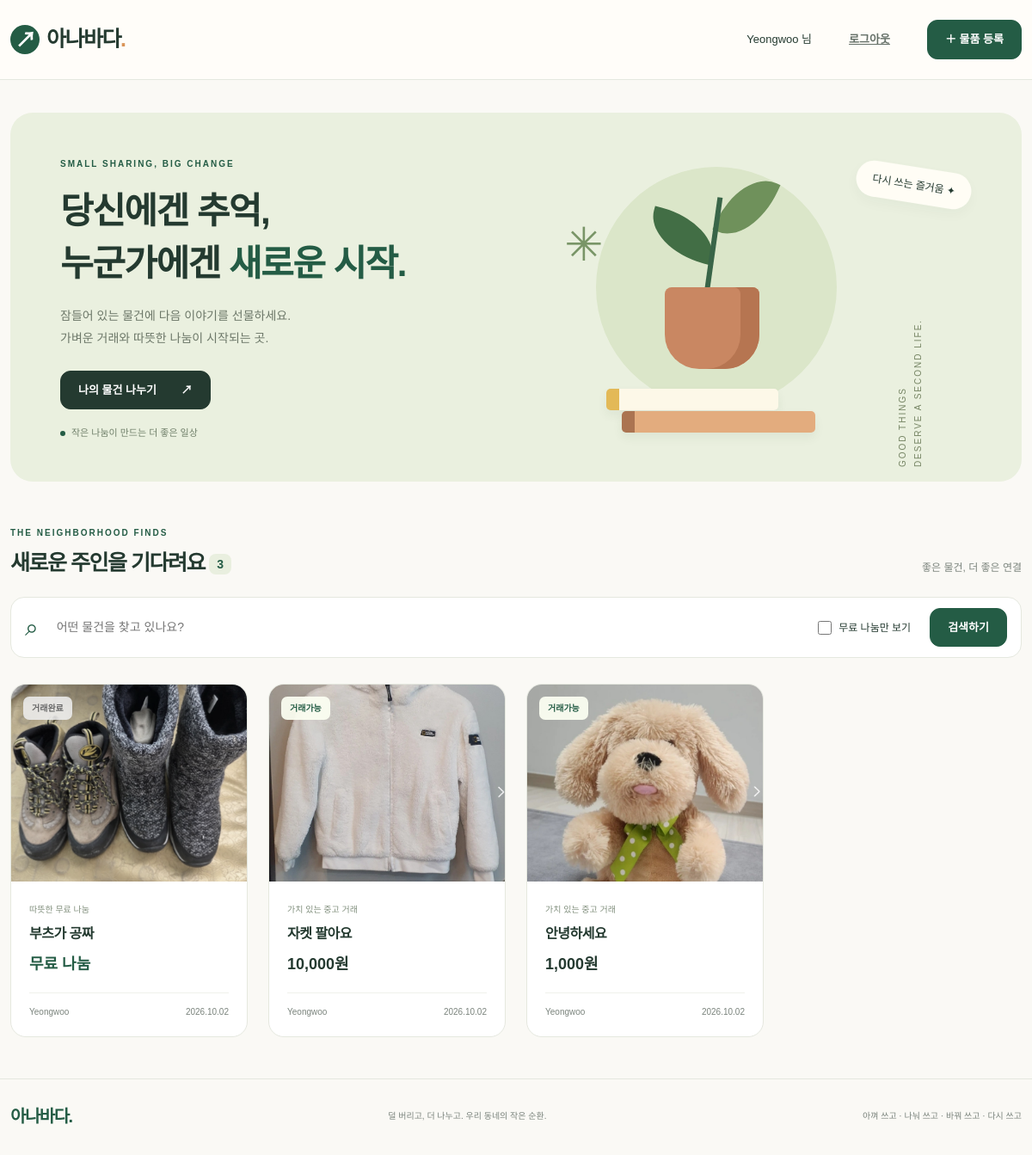
Screenshot of / (signed in) with the database file from the repository.
### models.py (models this page shows, shortened)
class User(UserMixin, db.Model):
    id = db.Column(db.Integer, primary_key=True)
    username = db.Column(db.String(40), unique=True, nullable=False)
    password_hash = db.Column(db.String(256), nullable=False)
    items = db.relationship('Item', back_populates='author')

class Item(db.Model):
    id = db.Column(db.Integer, primary_key=True)
    title = db.Column(db.String(100), nullable=False)
    description = db.Column(db.Text, nullable=False)
    price = db.Column(db.Integer, nullable=False, default=0)
    image_filename = db.Column(db.String(200))
    status = db.Column(db.String(20), nullable=False, default='거래가능')
    author_id = db.Column(db.Integer, db.ForeignKey('user.id'), nullable=False)
    author = db.relationship('User', back_populates='items')
    created_at = db.Column(db.DateTime, default=now, nullable=False)
    updated_at = db.Column(db.DateTime, default=now, onupdate=now, nullable=False)

### app.py (the view)
    @app.route('/')
    def index():
        q = request.args.get('q', '').strip()[:100]
        free = request.args.get('free') == '1'
        query = Item.query
        if q:
            escaped = q.replace('\\', '\\\\').replace('%', '\\%').replace('_', '\\_')
            query = query.filter(or_(Item.title.ilike(f'%{escaped}%', escape='\\'), Item.description.ilike(f'%{escaped}%', escape='\\')))
        if free:
            query = query.filter(Item.price == 0)
        pagination = query.order_by(Item.created_at.desc(), Item.id.desc()).paginate(page=request.args.get('page', 1, type=int), per_page=12, error_out=False)
        return render_template('index.html', items=pagination.items, pagination=pagination, q=q, free=free)

### templates/index.html (shortened to what this page needs)
{% extends 'base.html' %}
{% block content %}
<section class="hero">
  <div class="hero-copy"><span class="eyebrow">SMALL SHARING, BIG CHANGE</span><h1>당신에겐 추억,<br>누군가에겐 <em>새로운 시작.</em></h1><p>잠들어 있는 물건에 다음 이야기를 선물하세요.<br>가벼운 거래와 따뜻한 나눔이 시작되는 곳.</p><a class="btn btn-dark" href="{{ url_for('item_form') }}">나의 물건 나누기 <span>↗</span></a><div class="hero-note"><span class="mini-dot"></span> 작은 나눔이 만드는 더 좋은 일상</div></div>
  <div class="hero-art" aria-hidden="true"><div class="orbit"></div><span class="art-tag">다시 쓰는 즐거움 ✦</span><div class="plant"><div class="leaf leaf-one"></div><div class="leaf leaf-two"></div><div class="stem"></div><div class="pot"></div></div><div class="book book-one"></div><div class="book book-two"></div><div class="art-caption">GOOD THINGS<br>DESERVE A SECOND LIFE.</div><span class="spark">✳</span></div>
</section>
<section class="listing-section"><div class="section-heading"><div><span class="eyebrow">THE NEIGHBORHOOD FINDS</span><h2>새로운 주인을 기다려요 <span class="count">{{ pagination.total }}</span></h2></div><span class="section-note">좋은 물건, 더 좋은 연결</span></div>
<form class="search-bar" method="get"><div class="search-input"><span aria-hidden="true">⌕</span><input name="q" type="search" value="{{ q }}" placeholder="어떤 물건을 찾고 있나요?" aria-label="제목 또는 설명 검색"></div><label class="free-filter"><input type="checkbox" name="free" value="1" {% if free %}checked{% endif %}> 무료 나눔만 보기</label><button class="btn btn-primary">검색하기</button>{% if q or free %}<a class="reset" href="{{ url_for('index') }}">초기화</a>{% endif %}</form>
<div class="row g-4">{% for item in items %}<div class="col-12 col-sm-6 col-lg-4 col-xl-3"><a class="item-card {% if item.status == '거래완료' %}completed{% endif %}" href="{{ url_for('item_detail', item_id=item.id) }}"><div class="item-photo">{% if item.image_filename %}<img src="{{ url_for('static', filename='uploads/' + item.image_filename) }}" alt="{{ item.title }}" loading="lazy">{% else %}<div class="photo-placeholder"><span>↗</span><small>새로운 이야기를 기다려요</small></div>{% endif %}<span class="status-badge {% if item.status == '거래완료' %}is-done{% endif %}">{{ item.status }}</span></div><div class="card-content"><span class="item-kind">{{ '따뜻한 무료 나눔' if item.price == 0 else '가치 있는 중고 거래' }}</span><h3>{{ item.title }}</h3><div class="price {% if item.price == 0 %}free-price{% endif %}">{{ '무료 나눔' if item.price == 0 else '{:,}원'.format(item.price) }}</div><div class="card-meta"><span>{{ item.author.username }}</span><time>{{ item.created_at.strftime('%Y.%m.%d') }}</time></div></div></a></div>{% else %}<div class="empty-state"><span>✳</span><h3>{{ '검색 결과가 없어요' if q or free else '첫 번째 나눔을 기다리고 있어요' }}</h3><p>{{ '다른 검색어나 필터로 찾아보세요.' if q or free else '집 안의 작은 물건부터 새로운 이야기를 시작해 보세요.' }}</p><a class="btn btn-primary" href="{{ url_for('item_form') }}">물품 등록하기 ↗</a></div>{% endfor %}</div>
</section>
{% endblock %}

### templates/base.html (shortened to what this page needs)
<!doctype html>
<html lang="ko">
<head>
  <link href="https://cdn.jsdelivr.net/npm/bootstrap@5.3.3/dist/css/bootstrap.min.css" rel="stylesheet">
  <link href="{{ url_for('static', filename='style.css') }}" rel="stylesheet">
</head>
<body>
<header class="site-header"><nav class="container nav-wrap" aria-label="주 메뉴">
  <a class="brand" href="{{ url_for('index') }}"><span class="brand-mark">↗</span> 아나바다<span class="brand-dot">.</span></a>
  <div class="nav-actions">
    {% if current_user.is_authenticated %}<span class="user-label">{{ current_user.username }} 님</span><form method="post" action="{{ url_for('logout') }}"><input type="hidden" name="csrf_token" value="{{ csrf_token }}"><button class="btn btn-link quiet">로그아웃</button></form>
    {% else %}<a class="quiet" href="{{ url_for('login') }}">로그인</a><a class="quiet" href="{{ url_for('register') }}">회원가입</a>{% endif %}
    <a class="btn btn-primary" href="{{ url_for('item_form') }}">＋ 물품 등록</a>
  </div>
</nav></header>
<main class="container main-content">
{% block content %}{% endblock %}
</main>
<footer class="container site-footer"><span class="brand">아나바다.</span><span>덜 버리고, 더 나누고. 우리 동네의 작은 순환.</span><span>아껴 쓰고 · 나눠 쓰고 · 바꿔 쓰고 · 다시 쓰고</span></footer>
</body></html>

### rows the page displays
User: username "Yeongwoo"
Item: image_filename (picture), status "거래완료", price "따뜻한 무료 나눔", title "부츠가 공짜", price "무료 나눔", author.username "Yeongwoo", created_at "2026.10.02"
Item: image_filename (picture), status "거래가능", price "가치 있는 중고 거래", title "자켓 팔아요", price "10,000원", author.username "Yeongwoo", created_at "2026.10.02"
Item: image_filename (picture), status "거래가능", price "가치 있는 중고 거래", title "안녕하세요", price "1,000원", author.username "Yeongwoo", created_at "2026.10.02"

### other values shown
{{ pagination.total }} "3"
